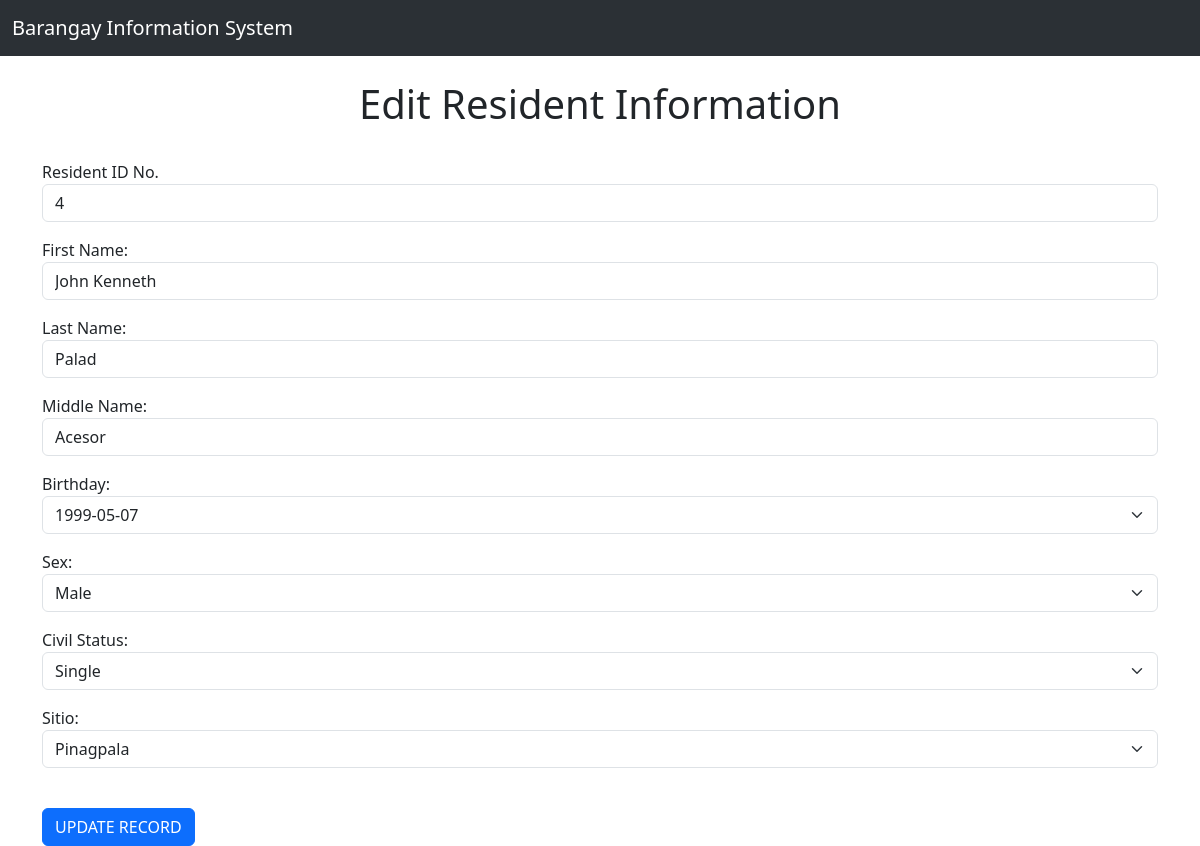
The app's page /edit/4 with its own data.
### Info_Sys/models.py (models this page shows, shortened)
class Resident(models.Model):
    resID       =   models.IntegerField(primary_key=True, unique=True)
    firstName   =   models.CharField(max_length=50)
    lastName    =   models.CharField(max_length=50)
    middleName  =   models.CharField(max_length=50)
    birthday    =   models.DateField(auto_now=False, null=True, blank=True)
    sex         =   models.CharField(max_length=20, choices=SexOptions.choices)
    civilStatus =   models.CharField(max_length=20, choices=CStatusOptions.choices)
    sitio       =   models.CharField(max_length=20, choices=SitioOptions.choices)

### Info_Sys/views.py (the view)
# urls.py: path('edit/<resID>', views.editresident, name='editresident'),
def editresident(request, resID):
    person = Resident.objects.get(pk=resID)
    form = ResidentForm(request.POST or None, instance=person)
    if form.is_valid():
        form.save()
        return redirect('residentrecords')
    return render(request, 'info/residentrecordsedit.html', {'person': person, 'form': form})

### Info_Sys/templates/info/residentrecordsedit.html (shortened to what this page needs)
{% extends 'info/base.html' %}
{% block content %}
    <center><h1>Edit Resident Information</h1></center>
    <br/>
    <form action="" method="POST">
        {{form.as_p}}
        <br/>
        <input type="submit" value="UPDATE RECORD" class="btn btn-primary"></input>
    </form>
{% endblock %}

### records on screen
Resident: resID "4", firstName "John Kenneth", lastName "Palad", middleName "Acesor", birthday "1999-05-07", sex "Male", civilStatus "Single", sitio "Pinagpala"
